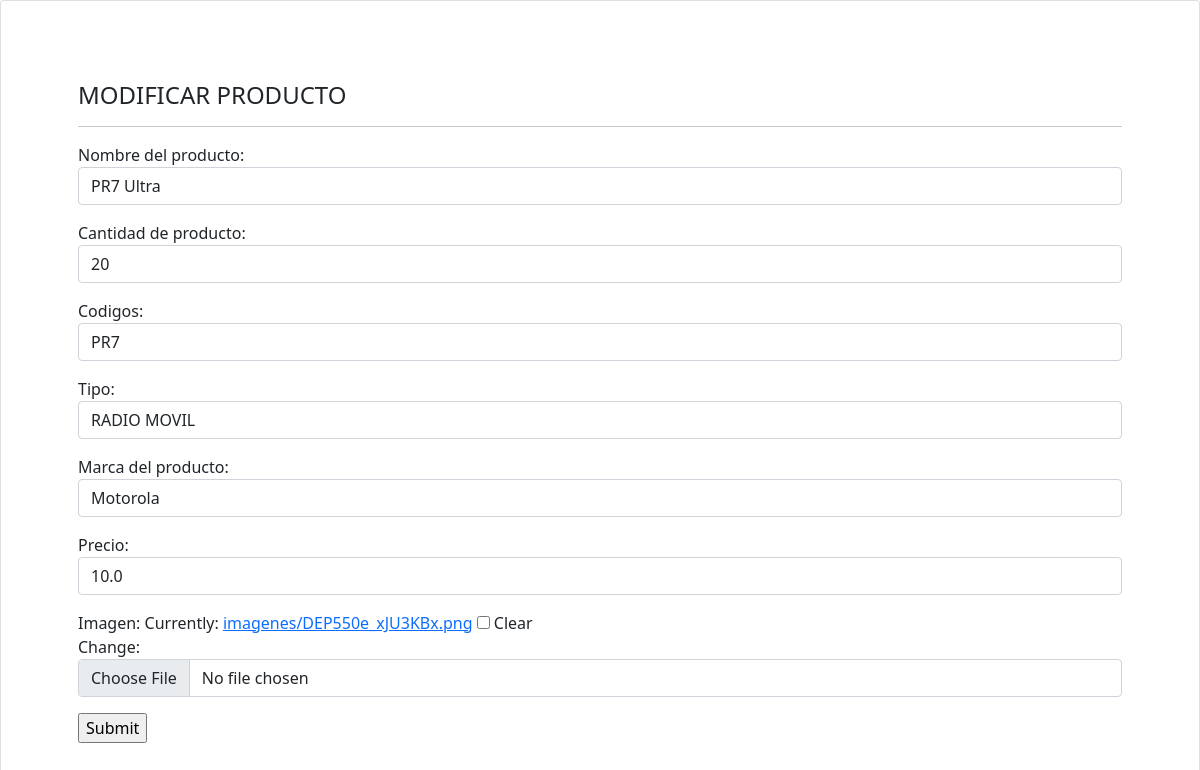
Page /ActulizarProduct/11/ (signed in) on the committed database.
### Core/models.py (models this page shows, shortened)
class Producto(models.Model):
    TipoProd= [
        ("RADIO MOVIL","Movil"),
        ("RADIO PORTATIL","Portatil"),
        ("RADIO APX","APX")
    ]
    CodigosProd= [
        ("PR7","R7"),
        ("PR2","R2"),
        ("PR5","DEP550"),
        ('PR3', 'EP350'),
        ('M8e', '8500e'),
        ('M5e', '5000e'),
        ('M8', 'DGM8000'),
        ('M5', 'DEM500'),
        ('APX0', 'APX'),
        ('APX2', 'APX'),
        ('APX1', 'APX'),
    ]
    ProductID = models.AutoField(primary_key=True, verbose_name='ProductID')
    Creado_por = models.ForeignKey(
        settings.AUTH_USER_MODEL,
        on_delete=models.CASCADE,
    )
    Nombre = models.CharField(verbose_name="Nombre del producto", max_length=60)
    Cantidad = models.SmallIntegerField(verbose_name="Cantidad de producto", validators=[MinValueValidator(1)])
    Codigos= models.ForeignKey(
        CodigosProductos,
        to_field='ProductoCodigo',
        related_name='ProductCodigo',
        on_delete=models.CASCADE,
    )
    Tipo = models.ForeignKey(
        TipoProductos,
        to_field='TipoProducto',
        related_name='ProductTipo',
        on_delete=models.CASCADE,
    )
    Marca = models.CharField(verbose_name="Marca del producto", max_length=60)
    Imagen = models.ImageField(null=True, blank=True, upload_to="imagenes/")
    Precio = models.FloatField(verbose_name='Precio', null=False)
    Creado_el = models.DateTimeField(verbose_name='Fecha de creacion', auto_now_add=True)
    Modificado_el = models.DateTimeField(verbose_name='Fecha de Modificacion', auto_now_add=True)

### Core/views.py (the view)
# urls.py: path('ActulizarProduct/<int:id>/', views.UpdateProducto, name='ActulizarProduct'),
def UpdateProducto(request, id):
    instance = get_object_or_404(Producto, ProductID = id)
    if request.method == 'POST':
        form = ProductUpdateForm(request.POST, instance=instance)
        if form.is_valid():
            form.save()
            return HttpResponseRedirect(reverse('AdminProductList'))
    else:
        form = ProductUpdateForm(instance=instance)
    return render(request, 'UpdateProductos.html', {'form':form})

### Core/form.py
class ProductUpdateForm(forms.ModelForm):
    class Meta:
        model = Producto
        fields = ['Nombre', 'Cantidad', 'Codigos', 'Tipo',  'Marca', 'Precio', 'Imagen']
    widgets = {
        'Nombre': forms.TextInput(attrs={'class': 'form-control'}),
        'Cantidad': forms.TextInput(attrs={'class': 'form-control'}),
        'Codigos': forms.TextInput(attrs={'class': 'form-control'}),
        'Tipo': forms.TextInput(attrs={'class': 'form-control'}),
        'Marca': forms.TextInput(attrs={'class': 'form-control'}),
        'Precio': forms.TextInput(attrs={'class': 'form-control'}),
        'Imagen': forms.TextInput(attrs={'class': 'form-control'}),
    }
    def __init__(self, *args, **kwargs):
        super(ProductUpdateForm, self).__init__(*args, **kwargs)
        for field_name, field in self.fields.items():
            self.fields[field_name].widget.attrs['class'] = 'form-control col-12'

### Core/models.py (called while the page is built)
    def __str__(self):
        return self.TipoProducto

    def __str__(self):
        return self.ProductoCodigo

### Core/templates/UpdateProductos.html (shortened to what this page needs)
<!DOCTYPE html>
<html lang="en">
<head>
    <link href="https://cdn.jsdelivr.net/npm/bootstrap@5.0.2/dist/css/bootstrap.min.css" rel="stylesheet">
</head>
<body>
{% if user.is_authenticated %}
{% if user.userType == 'ADMINISTRADOR' %}
    <div class="card">
        <div class="card-body">
            <div class="container mt-3 ml-3 p-5">
                <div class="form-group">
                    <h4>MODIFICAR PRODUCTO</h4>
                    <hr>
                    <form method="POST">
                        {{form.as_p}}
                        <input type="submit" name="Agregar Producto">
                    </form>
                </div>
            </div>
        </div>
    </div>
{%else%}
<h1>Usted no esta permitido aqui</h1>
{% endif %}
{%else%}
<h1>Usted no esta permitido aqui</h1>
{% endif %}
</body>
</html>
</html>

### rows in the picture
Producto: Nombre "PR7 Ultra", Cantidad "20", Codigos "PR7", Tipo "RADIO MOVIL", Marca "Motorola", Precio "10.0"
